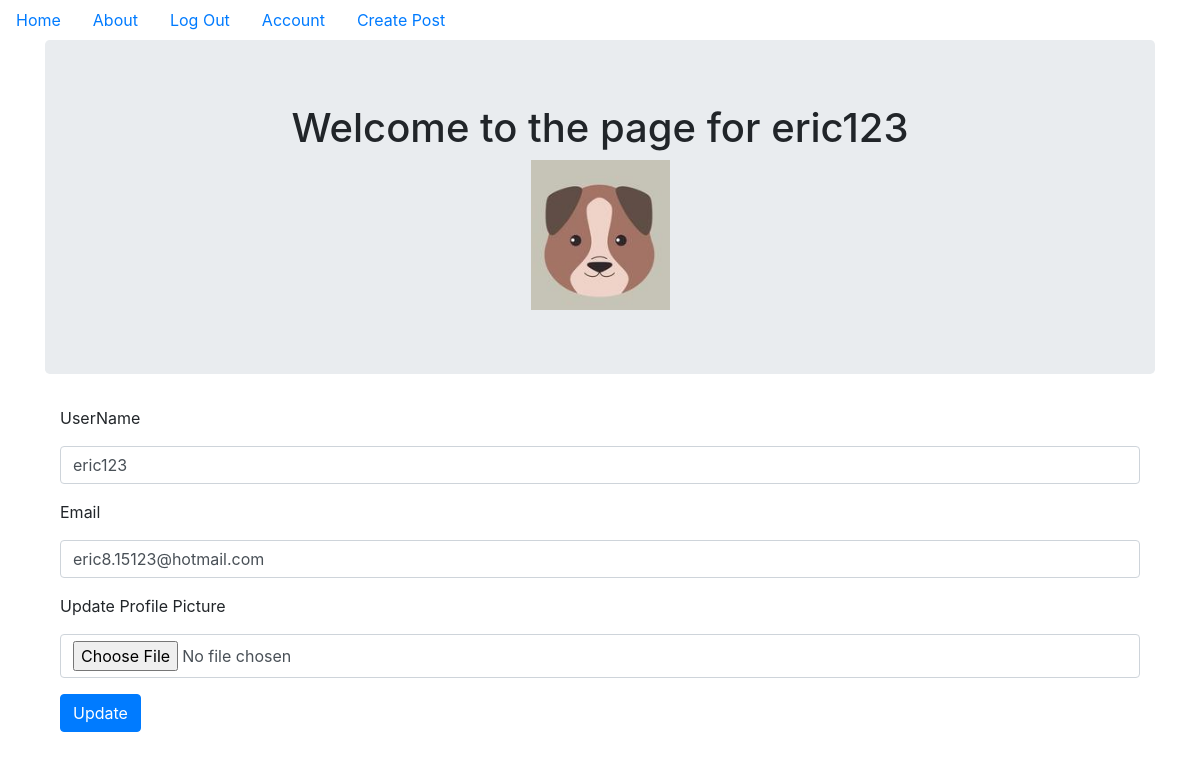
/account (signed in), run on the app's committed database.
### puppycompanyblog/models.py (models this page shows, shortened)
class User(db.Model,UserMixin):
    __tablename__ = 'users'
    id = db.Column(db.Integer,primary_key=True)
    profile_image = db.Column(db.String(64),nullable=False,default='default_profile.png')
    email = db.Column(db.String(64),unique=True,index=True)
    username = db.Column(db.String(64),unique=True,index=True)
    password_hash = db.Column(db.String(128))
    posts = db.relationship('BlogPost',backref='author',lazy=True)

### puppycompanyblog/users/views.py (the view)
@users.route('/account',methods=['GET','POST'])
@login_required
def account():
    form = UpdateUserForm()
    if form.validate_on_submit():
        if form.picture.data: # 如果有picture
            username = current_user.username
            pic = add_profile_pic(form.picture.data,username) # picture_handler.py
            current_user.profile_image = pic
        current_user.username = form.username.data
        current_user.email = form.email.data
        db.session.commit()
        flash('User Account Updated!')
        return redirect(url_for('users.account'))
    elif request.method == "GET":
        form.username.data = current_user.username
        form.email.data = current_user.email
    profile_image = url_for('static',filename='profile_pics/'+current_user.profile_image)
    return render_template('account.html',profile_image=profile_image,form=form)

### puppycompanyblog/users/forms.py (shortened to what this page needs)
class UpdateUserForm(FlaskForm):
    email = StringField('Email', validators=[DataRequired(), Email()])
    username = StringField('UserName', validators=[DataRequired()])
    picture = FileField('Update Profile Picture', validators=[FileAllowed(['jpg','png'])])
    submit = SubmitField('Update')

### puppycompanyblog/models.py (called while the page is built)
@login_manager.user_loader
def load_user(user_id):
    return User.query.get(user_id)

### puppycompanyblog/templates/account.html (shortened to what this page needs)
{% extends "base.html" %}
{% block content %}
  <div class = "jumbotron">
    <div align = 'center'>
      <h1>Welcome to the page for {{current_user.username}}</h1>
      <img align = 'center' src ="{{url_for('static', filename='profile_pics/'+current_user.profile_image)}}">
    </div>
  </div>
  <div class="container">
      <form method="POST" action="" enctype="multipart/form-data">
        <div class="form-group">
          {{form.username.label(class='form-group')}}
          {{form.username(class='form-control')}}
        </div>
        <div class="form-group">
          {{form.email.label(class='form-group')}}
          {{form.email(class='form-control')}}
        </div>
        <div class="form-group">
          {{form.picture.label(class='form-group')}}
          {{form.picture(class='form-control')}}
        </div>
        <div class="form-group">
          {{form.submit(class='btn btn-primary')}}
        </div>
      </form>
  </div>
{% endblock %}

### data on the page
User: username "eric123", profile_image (placeholder picture), email "eric8.15123@hotmail.com"
